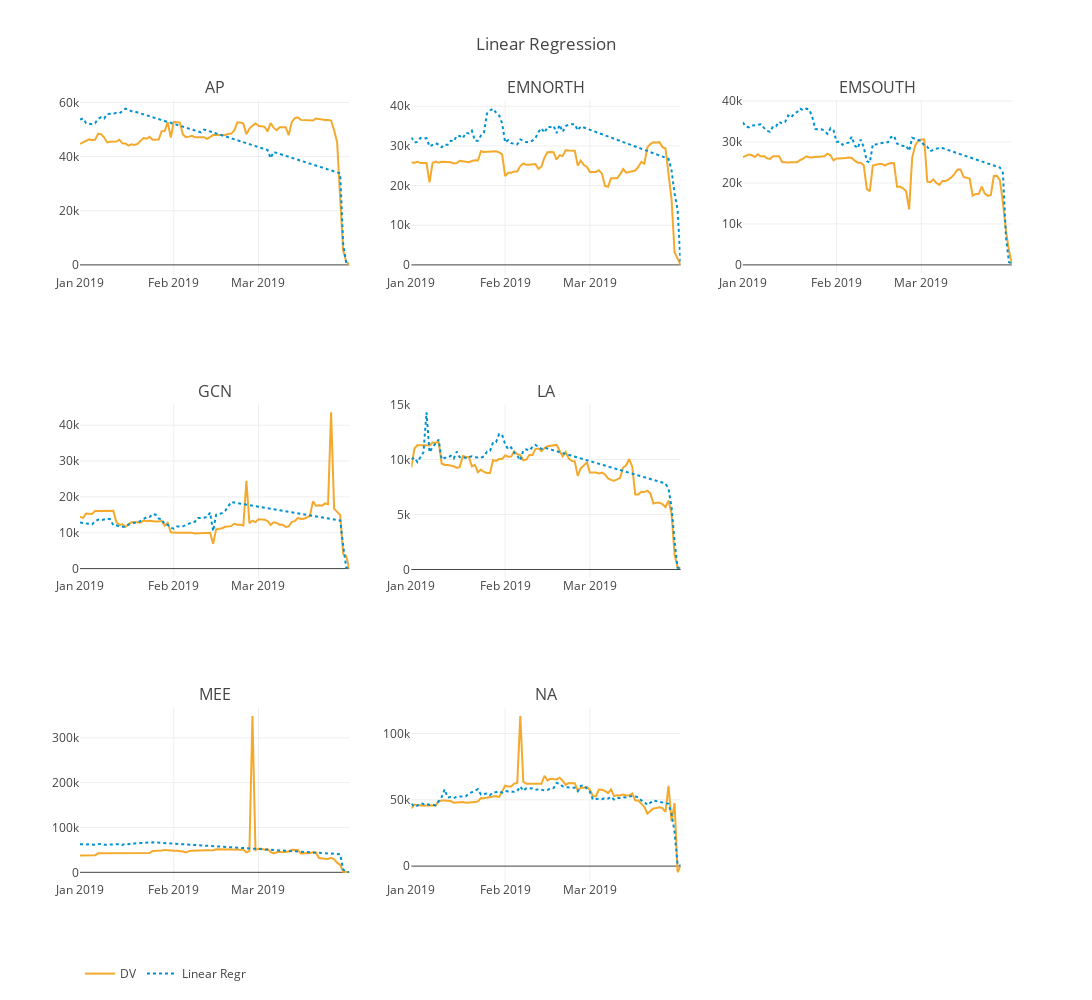

The cell this chart's notebook holds for it:
### Markdown cell above
### Linear regression

### Code cell
from plotly import tools
import plotly.offline as py
import plotly.graph_objs as go

trace1_AP = go.Scatter(
    x = holdout.loc[holdout.GLOBAL_01_CODE == "AP", ['SnapDate']].values.squeeze(),
    y = holdout.loc[holdout.GLOBAL_01_CODE == "AP", ['DV2']].values.squeeze(),
    line = dict(
        color = ('rgb(244, 169, 45)'),
        width = 2),
    name = 'DV'
)
trace2_AP = go.Scatter(
    x = holdout.loc[holdout.GLOBAL_01_CODE == "AP", ['SnapDate']].values.squeeze(),
    y = holdout.loc[holdout.GLOBAL_01_CODE == "AP", ['LinearRegr']].values.squeeze(),
    line = dict(
        color = ('rgb(0, 146, 208)'),
        width = 2,
        dash = 'dot'),
    name = 'Linear Regr'
)
trace1_EN = go.Scatter(
    x = holdout.loc[holdout.GLOBAL_01_CODE == "EMNORTH", ['SnapDate']].values.squeeze(),
    y = holdout.loc[holdout.GLOBAL_01_CODE == "EMNORTH", ['DV2']].values.squeeze(),
    line = dict(
        color = ('rgb(244, 169, 45)'),
        width = 2),
    name = 'DV',
    showlegend=False
)
trace2_EN = go.Scatter(
    x = holdout.loc[holdout.GLOBAL_01_CODE == "EMNORTH", ['SnapDate']].values.squeeze(),
    y = holdout.loc[holdout.GLOBAL_01_CODE == "EMNORTH", ['LinearRegr']].values.squeeze(),
    line = dict(
        color = ('rgb(0, 146, 208)'),
        width = 2,
        dash = 'dot'),
    name = 'Linear Regr',
    showlegend=False
)
trace1_ES = go.Scatter(
    x = holdout.loc[holdout.GLOBAL_01_CODE == "EMSOUTH", ['SnapDate']].values.squeeze(),
    y = holdout.loc[holdout.GLOBAL_01_CODE == "EMSOUTH", ['DV2']].values.squeeze(),
    line = dict(
        color = ('rgb(244, 169, 45)'),
        width = 2),
    name = 'DV',
    showlegend=False
)
trace2_ES = go.Scatter(
    x = holdout.loc[holdout.GLOBAL_01_CODE == "EMSOUTH", ['SnapDate']].values.squeeze(),
    y = holdout.loc[holdout.GLOBAL_01_CODE == "EMSOUTH", ['LinearRegr']].values.squeeze(),
    line = dict(
        color = ('rgb(0, 146, 208)'),
        width = 2,
        dash = 'dot'),
    name = 'Linear Regr',
    showlegend=False
)
trace1_GC = go.Scatter(
    x = holdout.loc[holdout.GLOBAL_01_CODE == "GCN", ['SnapDate']].values.squeeze(),
    y = holdout.loc[holdout.GLOBAL_01_CODE == "GCN", ['DV2']].values.squeeze(),
    line = dict(
        color = ('rgb(244, 169, 45)'),
        width = 2),
    name = 'DV',
    showlegend=False
)
trace2_GC = go.Scatter(
    x = holdout.loc[holdout.GLOBAL_01_CODE == "GCN", ['SnapDate']].values.squeeze(),
    y = holdout.loc[holdout.GLOBAL_01_CODE == "GCN", ['LinearRegr']].values.squeeze(),
       line = dict(
        color = ('rgb(0, 146, 208)'),
        width = 2,
        dash = 'dot'),
    name = 'Linear Regr',
    showlegend=False
)
trace1_LA = go.Scatter(
    x = holdout.loc[holdout.GLOBAL_01_CODE == "LA", ['SnapDate']].values.squeeze(),
    y = holdout.loc[holdout.GLOBAL_01_CODE == "LA", ['DV2']].values.squeeze(),
    line = dict(
        color = ('rgb(244, 169, 45)'),
        width = 2),
    name = 'DV',
    showlegend=False
)
trace2_LA = go.Scatter(
    x = holdout.loc[holdout.GLOBAL_01_CODE == "LA", ['SnapDate']].values.squeeze(),
    y = holdout.loc[holdout.GLOBAL_01_CODE == "LA", ['LinearRegr']].values.squeeze(),
    line = dict(
        color = ('rgb(0, 146, 208)'),
        width = 2,
        dash = 'dot'),
    name = 'Linear Regr',
    showlegend=False
)
trace1_ME = go.Scatter(
    x = holdout.loc[holdout.GLOBAL_01_CODE == "MEE", ['SnapDate']].values.squeeze(),
    y = holdout.loc[holdout.GLOBAL_01_CODE == "MEE", ['DV2']].values.squeeze(),
    line = dict(
        color = ('rgb(244, 169, 45)'),
        width = 2),
    name = 'DV',
    showlegend=False
)
trace2_ME = go.Scatter(
    x = holdout.loc[holdout.GLOBAL_01_CODE == "MEE", ['SnapDate']].values.squeeze(),
    y = holdout.loc[holdout.GLOBAL_01_CODE == "MEE", ['LinearRegr']].values.squeeze(),
    line = dict(
        color = ('rgb(0, 146, 208)'),
        width = 2,
        dash = 'dot'),
    name = 'Linear Regr',
    showlegend=False
)
trace1_NA = go.Scatter(
    x = holdout.loc[holdout.GLOBAL_01_CODE == "NOAM", ['SnapDate']].values.squeeze(),
    y = holdout.loc[holdout.GLOBAL_01_CODE == "NOAM", ['DV2']].values.squeeze(),
    line = dict(
        color = ('rgb(244, 169, 45)'),
        width = 2),
    name = 'DV',
    showlegend=False
)
trace2_NA = go.Scatter(
    x = holdout.loc[holdout.GLOBAL_01_CODE == "NOAM", ['SnapDate']].values.squeeze(),
    y = holdout.loc[holdout.GLOBAL_01_CODE == "NOAM", ['LinearRegr']].values.squeeze(),
    line = dict(
        color = ('rgb(0, 146, 208)'),
        width = 2,
        dash = 'dot'),
    name = 'Linear Regr',
    showlegend=False
)

fig = tools.make_subplots(rows=3, cols=3, subplot_titles=('AP', 'EMNORTH', 'EMSOUTH', 
                                                          'GCN', 'LA', '',
                                                         'MEE', 'NA'))
fig.append_trace(trace1_AP, 1, 1)
fig.append_trace(trace2_AP, 1, 1)
fig.append_trace(trace1_EN, 1, 2)
fig.append_trace(trace2_EN, 1, 2)
fig.append_trace(trace1_ES, 1, 3)
fig.append_trace(trace2_ES, 1, 3)
fig.append_trace(trace1_GC, 2, 1)
fig.append_trace(trace2_GC, 2, 1)
fig.append_trace(trace1_LA, 2, 2)
fig.append_trace(trace2_LA, 2, 2)
fig.append_trace(trace1_ME, 3, 1)
fig.append_trace(trace2_ME, 3, 1)
fig.append_trace(trace1_NA, 3, 2)
fig.append_trace(trace2_NA, 3, 2)

fig['layout'].update(height=1000, width=1800, 
                     legend=dict(orientation="h"),
                    title = 'Linear Regression')

py.iplot(fig, filename='make-subplots-multiple-with-titles')
